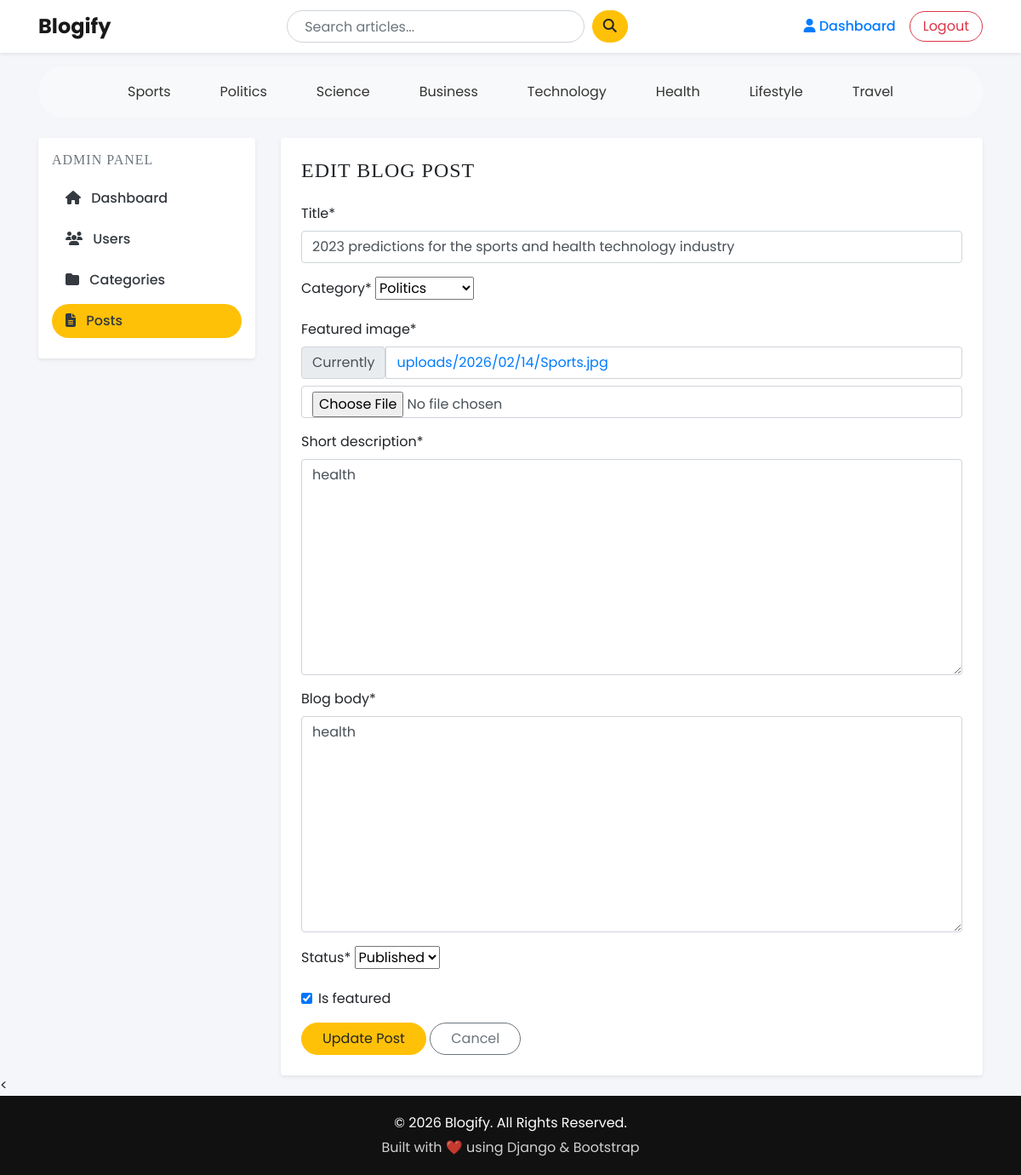
Page /dashboard/posts/edit/3 (signed in) on the earlier database version.
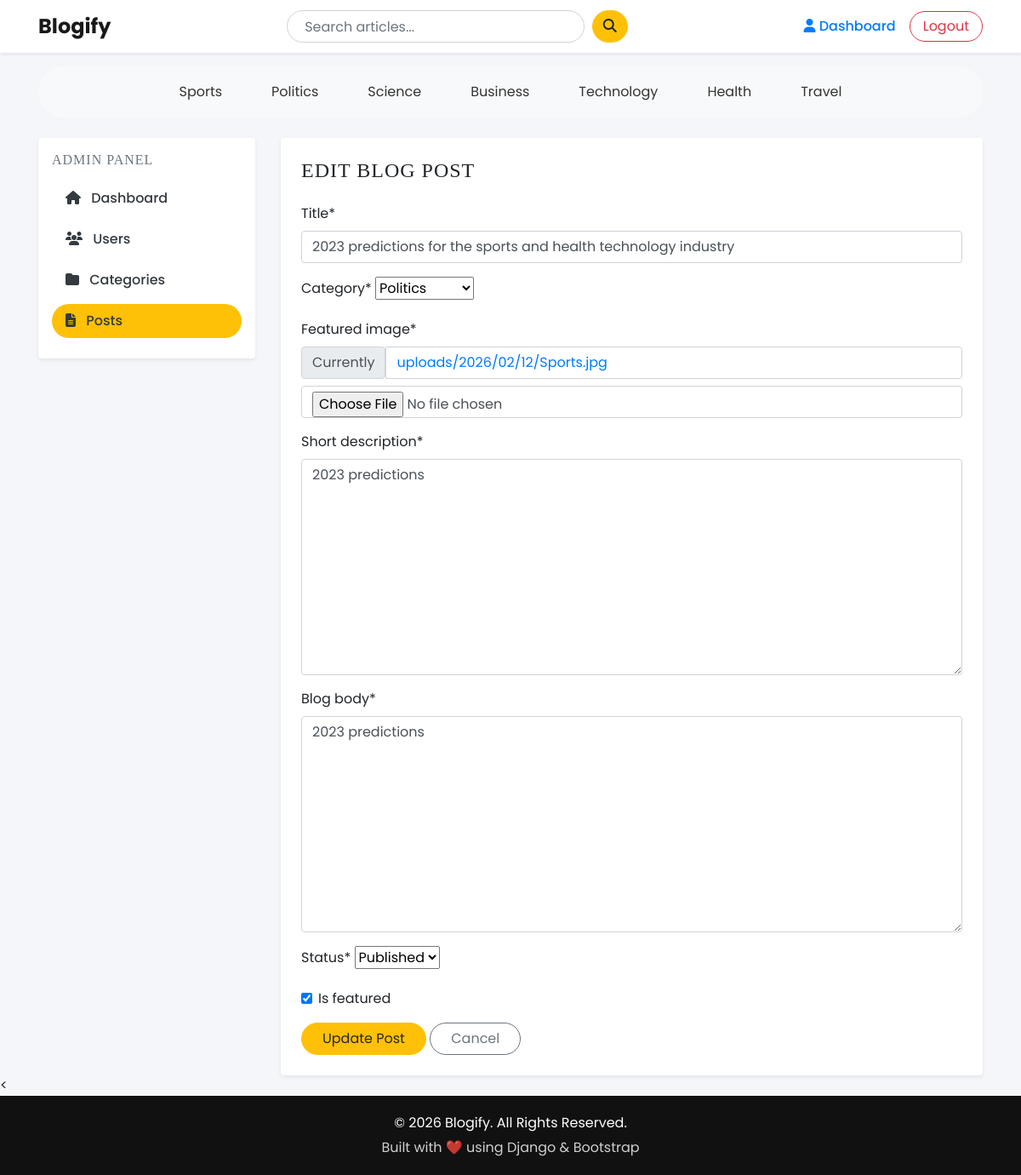
Same page on the later database version.
### Blogapp/models.py (models this page shows, shortened)
class Category(models.Model):
    category_name = models.CharField(max_length=50, unique=True)
    created_at = models.DateTimeField(auto_now_add=True)
    updated_at = models.DateTimeField(auto_now=True)
    class Meta:
        verbose_name_plural = 'categories'
    def __str__(self):
        return self.category_name

class Blog(models.Model):
    STATUS_CHOICES = (
        ("Draft", "Draft"),
        ("Published", "Published"),
    )
    title = models.CharField(max_length=100)
    slug = models.SlugField(max_length=150, unique=True, blank=True)
    category = models.ForeignKey(Category, on_delete=models.CASCADE)
    author = models.ForeignKey(User, on_delete=models.CASCADE)
    featured_image = models.ImageField(upload_to='uploads/%Y/%m/%d')
    short_description = models.TextField(max_length=500)
    blog_body = models.TextField(max_length=2000)
    status = models.CharField(max_length=20, choices=STATUS_CHOICES, default="Draft")
    is_featured = models.BooleanField(default=False)
    created_at = models.DateTimeField(auto_now_add=True)
    updated_at = models.DateTimeField(auto_now=True)

### dashboard/views.py (the view)
# urls.py: path('posts/edit/<int:pk>', views.edit_post, name='edit_post'),
@login_required(login_url='login')
def edit_post(request, pk):
    post = get_object_or_404(Blog, pk=pk)
    if request.user != post.author and not request.user.is_staff:
        return redirect('posts')
    if request.method == 'POST':
        form = BlogPostForm(request.POST, request.FILES, instance=post)
        if form.is_valid():
            post = form.save()
            post.slug = slugify(post.title) + '-' + str(post.id)
            post.save()
            return redirect('posts')
    else:
        form = BlogPostForm(instance=post)
    return render(request, 'dashboard/edit_post.html', {
        'form': form,
        'post': post
    })

### dashboard/forms.py
class BlogPostForm(forms.ModelForm):
    class Meta:
        model = Blog
        fields = ('title', 'category', 'featured_image', 'short_description', 'blog_body', 'status', 'is_featured')

### Blogapp/context_processors.py (called while the page is built)
def get_categories(request):
    categories = Category.objects.all()
    return dict(categories=categories)

def get_social_link(request):
    social_link = SocialLink.objects.all()
    return dict(social_link=social_link)

### Blogapp/templates/dashboard/edit_post.html (shortened to what this page needs)
{% extends 'base.html' %}
{% block content %}
{% load crispy_forms_tags %}
<div class="row">
    {% include 'dashboard/sidebar.html' %}
    <div class="col-md-9">
        <div class="card border-0 shadow-sm rounded-4 p-4">
            <h4 class="text-uppercase mb-4" style="letter-spacing:1px;">
                Edit Blog Post
            </h4>
            <form action="{% url 'edit_post' post.id %}"
                  method="POST"
                  enctype="multipart/form-data">
                {{ form | crispy }}
                <div class="mt-3">
                    <button type="submit"
                            class="btn btn-warning rounded-pill px-4">
                        Update Post
                    </button>
                    <a href="{% url 'posts' %}"
                       class="btn btn-outline-secondary rounded-pill px-4">
                        Cancel
                    </a>
                </div>
            </form>
        </div>
    </div>
</div>
{% endblock %}

### Blogapp/templates/base.html (shortened to what this page needs)
{% load static %}
<!DOCTYPE html>
<html lang="en">
<head>
    <link rel="stylesheet" href="https://cdn.jsdelivr.net/npm/bootstrap@4.6.2/dist/css/bootstrap.min.css">
    <link rel="stylesheet" href="https://cdnjs.cloudflare.com/ajax/libs/font-awesome/6.5.0/css/all.min.css">
    <link href="{% static 'css/blog.css' %}" rel="stylesheet">
    <link href="{% static 'css/home.css' %}" rel="stylesheet">
    <link href="{% static 'css/base.css' %}" rel="stylesheet">
    <link href="{% static 'css/login.css' %}" rel="stylesheet">
    <link href="{% static 'css/register.css' %}" rel="stylesheet">
    <link href="{% static 'css/posts.css' %}" rel="stylesheet">
    <link href="{% static 'css/users.css' %}" rel="stylesheet">
</head>
<body>
<nav class="navbar navbar-expand-lg navbar-light bg-white shadow-sm sticky-top">
  <div class="container">
    <a class="navbar-brand" href="/">Blogify</a>
    <div class="collapse navbar-collapse" id="navbarContent">
      <form class="d-flex mx-auto search-box" action="{% url 'search' %}" method="GET">
        <input class="form-control me-2" type="search" name="keyword"
               value="{{ keyword }}" placeholder="Search articles...">&nbsp;&nbsp;
        <button class="btn btn-warning" type="submit">
            <i class="fa fa-search"></i>
        </button>
      </form>
      <div class="d-flex align-items-center gap-2">
        {% if not user.is_authenticated %}
          <a class="btn btn-warning btn-custom" href="{% url 'login' %}">
              Login
          </a>&nbsp;&nbsp;
          <a class="btn btn-outline-dark btn-custom" href="{% url 'register' %}">
              Register
          </a>
        {% else %}
          <a class="nav-link" href="{% url 'dashboard' %}">
              <i class="fa fa-user"></i> Dashboard
          </a>
          <a class="btn btn-outline-danger btn-custom" href="{% url 'logout' %}">
              Logout
          </a>
        {% endif %}
      </div>
    </div>
  </div>
</nav>
<div class="container mt-3">
  <div class="d-flex flex-wrap justify-content-center"
       style="background:#f8f9fa; padding:12px 20px; border-radius:30px;">
    {% for cat in categories %}
      <a href="{% url 'posts_by_category' cat.id %}"
         style="
            text-decoration:none;
            color:#333;
            margin:0 15px;        /* 👈 space between categories */
            padding:6px 14px;
            border-radius:20px;
            transition:0.3s;
            display:inline-block;
         "
         onmouseover="this.style.backgroundColor='#ffc107'; this.style.color='black';"
         onmouseout="this.style.backgroundColor='transparent'; this.style.color='#333';"
      >
        {{ cat.category_name }}
      </a>
    {% endfor %}
  </div>
</div>
<div class="container mt-4">
{% block content %}
{% endblock %}
</div>
<<footer
    style="
        margin-top:auto;
        background-color:#111;
        color:#fff;
        padding:20px 0;
        text-align:center;
    "
>
    <div style="max-width:1200px; margin:auto;">
        <p style="margin-bottom:5px;">
            © 2026 Blogify. All Rights Reserved.
        </p>
        <p style="margin:0; opacity:0.8;">
            Built with ❤️ using Django & Bootstrap
        </p>
    </div>
</footer>
</body>
</html>

Differences in the rows shown:
removed Category: category_name "Lifestyle"
changed Blog "Politics": short_description "health" → "2023 predictions"; blog_body "health" → "2023 predictions"
Other differences:
text no longer shown: "Title * Category * Featured image * Currently uploads/2026/02/14/Sports.jpg Short description * Blog body * Status * Is featured"
text now shown: "Title * Category * Featured image * Currently uploads/2026/02/12/Sports.jpg Short description * Blog body * Status * Is featured"
